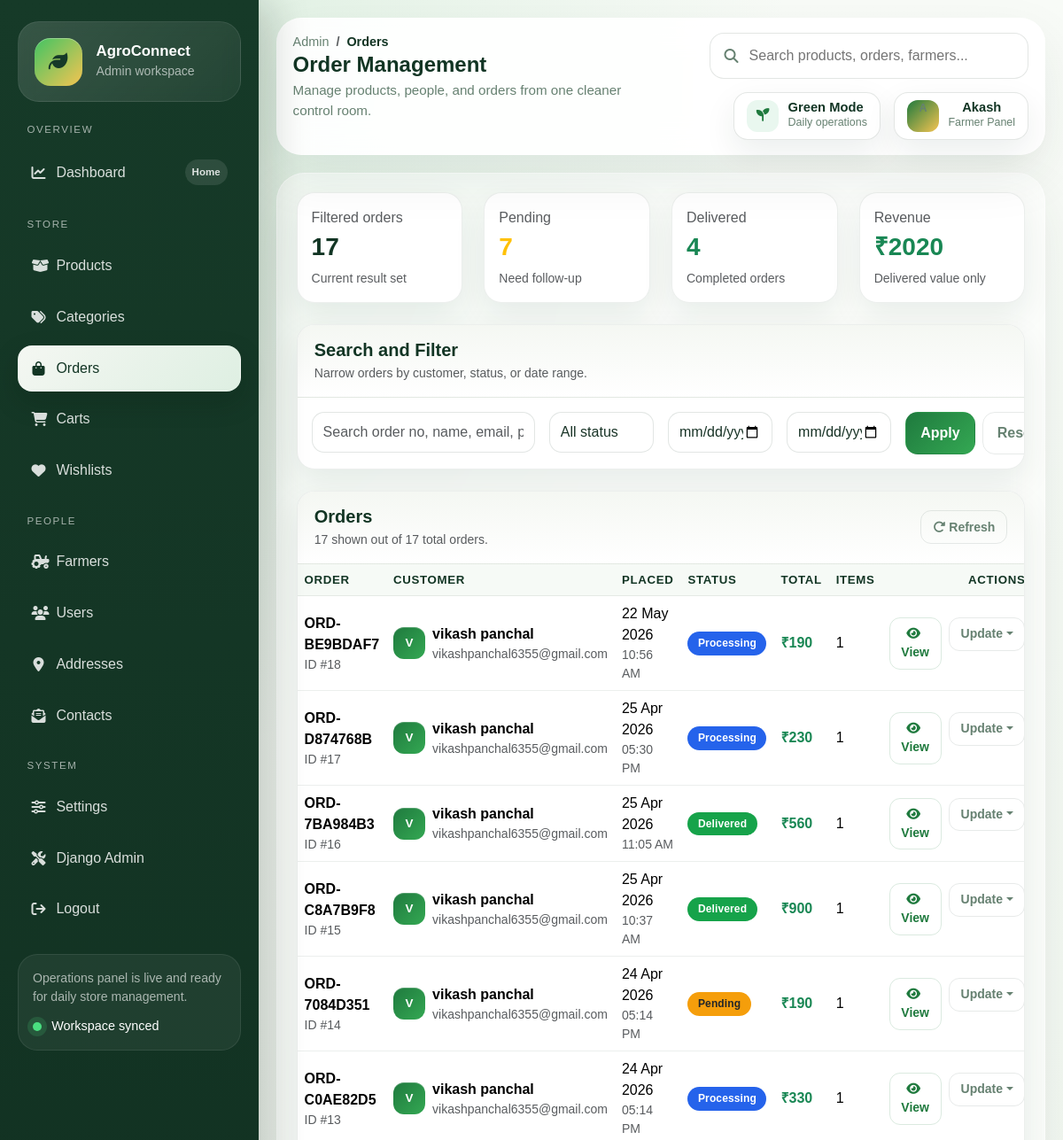
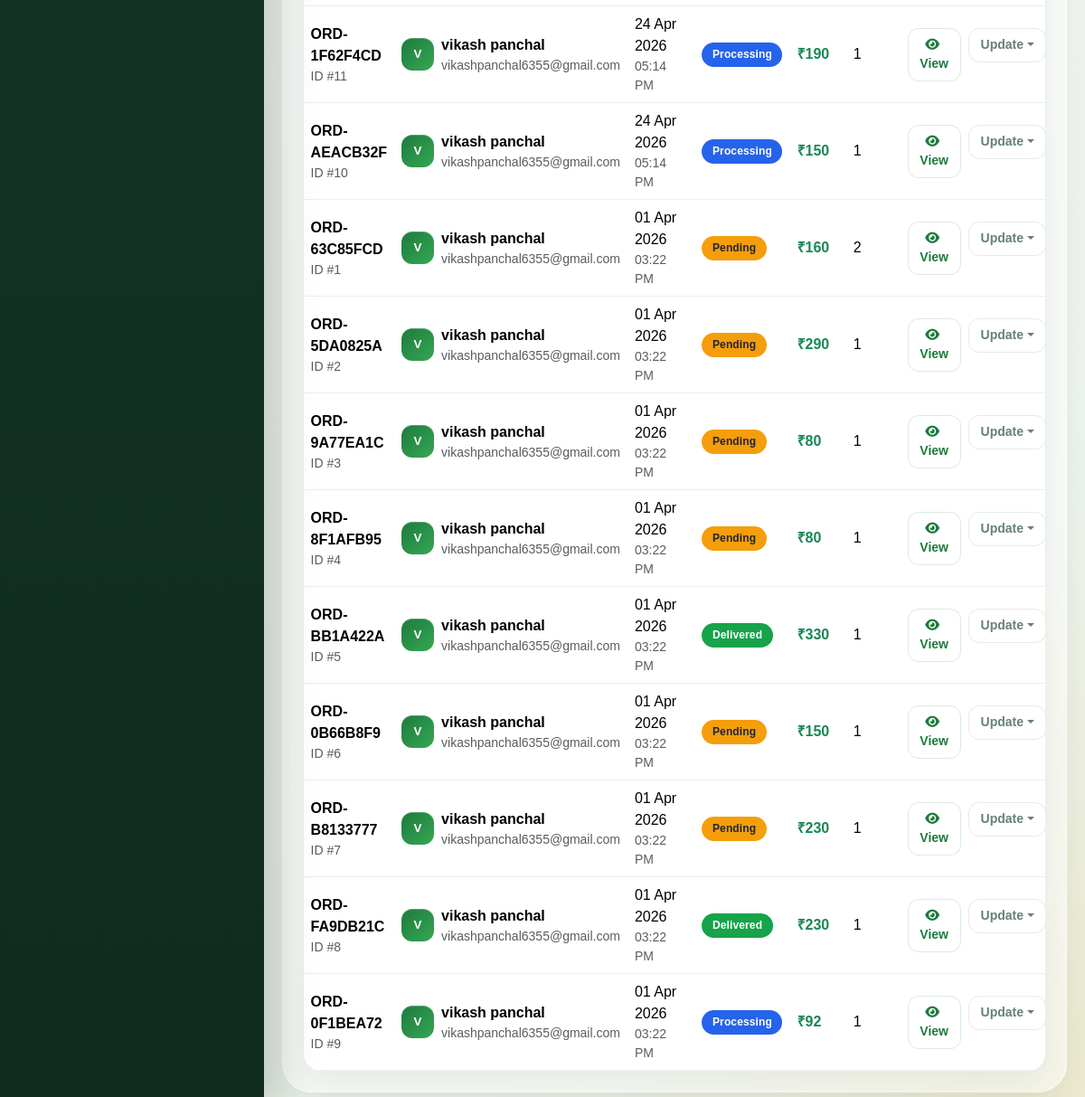
The app's page /myadmin/orders/ (signed in) with its own data (2 pictures, top to bottom).
### myadmin/models.py (models this page shows, shortened)
class Order(models.Model):
    STATUS_CHOICES = [
        ('pending', 'Pending'),
        ('processing', 'Processing'),
        ('shipped', 'Shipped'),
        ('delivered', 'Delivered'),
        ('cancelled', 'Cancelled'),
    ]
    order_number = models.CharField(max_length=50, unique=True)
    user = models.ForeignKey(User, on_delete=models.CASCADE, null=True, blank=True, related_name='orders')
    farmer = models.ForeignKey('Farmer', on_delete=models.SET_NULL, null=True, blank=True, related_name='myadmin_orders')
    session_id = models.CharField(max_length=100, null=True, blank=True)
    first_name = models.CharField(max_length=100)
    last_name = models.CharField(max_length=100)
    email = models.EmailField()
    phone = models.CharField(max_length=20)
    address_line_1 = models.CharField(max_length=255)
    address_line_2 = models.CharField(max_length=255, blank=True, null=True)
    city = models.CharField(max_length=100)
    state = models.CharField(max_length=100)
    postal_code = models.CharField(max_length=20)
    country = models.CharField(max_length=100, default='India')
    status = models.CharField(max_length=20, choices=STATUS_CHOICES, default='pending')
    subtotal = models.DecimalField(max_digits=10, decimal_places=2)
    shipping_cost = models.DecimalField(max_digits=10, decimal_places=2, default=0)
    total = models.DecimalField(max_digits=10, decimal_places=2)
    payment_method = models.CharField(max_length=50, default='cod')
    payment_status = models.CharField(max_length=20, default='pending')
    razorpay_payment_id = models.CharField(max_length=100, null=True, blank=True)
    razorpay_order_id = models.CharField(max_length=100, null=True, blank=True)
    notes = models.TextField(blank=True, null=True)
    created_at = models.DateTimeField(auto_now_add=True)
    updated_at = models.DateTimeField(auto_now=True)
    class Meta:
        ordering = ['-created_at']

### myadmin/views.py (the view, shortened to what this page needs)
# urls.py: path('orders/', protected(views.orders), name='orders'),
def orders(request):
    farmer = None
    farmer_id = request.GET.get('farmer_id')
    search_query = request.GET.get('search', '').strip()
    status_filter = request.GET.get('status', '').strip().lower()
    date_from = request.GET.get('date_from', '').strip()
    date_to = request.GET.get('date_to', '').strip()
    orders = Order.objects.all().order_by('-created_at')
    if farmer and not request.user.is_superuser:
        orders = orders.filter(farmer=farmer)
    elif farmer_id and request.user.is_superuser:
        orders = orders.filter(farmer_id=farmer_id)
    if status_filter:
        orders = orders.filter(status=status_filter)
    if date_from:
        orders = orders.filter(created_at__date__gte=date_from)
    if date_to:
        orders = orders.filter(created_at__date__lte=date_to)
    farmers = Farmer.objects.filter(is_active=True)
    stats_orders = orders
    paginator = Paginator(orders, 25)
    page = request.GET.get('page', 1)
    orders_page = paginator.get_page(page)
    context = {
        'orders': orders_page,
        'farmers': farmers,
        'selected_farmer': farmer_id,
        'search_query': search_query,
        'status_filter': status_filter,
        'date_from': date_from,
        'date_to': date_to,
        'total_orders': stats_orders.count(),
        'pending_orders': stats_orders.filter(status='pending').count(),
        'delivered_orders': stats_orders.filter(status='delivered').count(),
        'processing_orders': stats_orders.filter(status='processing').count(),
        'cancelled_orders': stats_orders.filter(status='cancelled').count(),
        'total_revenue': stats_orders.filter(status='delivered').aggregate(total=Sum('total'))['total'] or 0,
    }
    return render(request, 'myadmin/simple-orders.html', context)

### myadmin/templates/myadmin/simple-orders.html (shortened to what this page needs)
{% extends 'myadmin/base.html' %}
{% load static %}
{% block page_title %}Orders{% endblock %}
{% block page_header %}Order Management{% endblock %}
{% block content %}
<div class="row g-4">
  <div class="col-md-6 col-xl-3"><div class="card h-100"><div class="card-body"><p class="text-muted mb-1">Filtered orders</p><h3 class="mb-2">{{ total_orders }}</h3><div class="small text-muted">Current result set</div></div></div></div>
  <div class="col-md-6 col-xl-3"><div class="card h-100"><div class="card-body"><p class="text-muted mb-1">Pending</p><h3 class="mb-2 text-warning">{{ pending_orders }}</h3><div class="small text-muted">Need follow-up</div></div></div></div>
  <div class="col-md-6 col-xl-3"><div class="card h-100"><div class="card-body"><p class="text-muted mb-1">Delivered</p><h3 class="mb-2 text-success">{{ delivered_orders }}</h3><div class="small text-muted">Completed orders</div></div></div></div>
  <div class="col-md-6 col-xl-3"><div class="card h-100"><div class="card-body"><p class="text-muted mb-1">Revenue</p><h3 class="mb-2 text-success">&#8377;{{ total_revenue|floatformat:0 }}</h3><div class="small text-muted">Delivered value only</div></div></div></div>
  <div class="col-12">
    <div class="card">
      <div class="card-header"><h5 class="mb-1">Search and Filter</h5><p class="text-muted small mb-0">Narrow orders by customer, status, or date range.</p></div>
      <div class="card-body">
        <form method="GET">
          <div class="row g-3">
            <div class="col-lg-4"><input type="text" name="search" class="form-control" placeholder="Search order no, name, email, phone..." value="{{ search_query }}"></div>
            <div class="col-lg-2"><select name="status" class="form-select"><option value="">All status</option></select></div>
            <div class="col-lg-2"><input type="date" name="date_from" class="form-control" value="{{ date_from }}"></div>
            <div class="col-lg-2"><input type="date" name="date_to" class="form-control" value="{{ date_to }}"></div>
            <div class="col-lg-2 d-flex gap-2"><button type="submit" class="btn btn-success flex-fill">Apply</button><a href="{% url 'myadmin:orders' %}" class="btn btn-outline-secondary">Reset</a></div>
          </div>
        </form>
      </div>
    </div>
  </div>
  <div class="col-12">
    <div class="card">
      <div class="card-header d-flex flex-wrap justify-content-between align-items-center gap-3">
        <div><h5 class="mb-1">Orders</h5><p class="text-muted small mb-0">{{ orders|length }} shown out of {{ orders.paginator.count }} total order{{ orders.paginator.count|pluralize }}.</p></div>
        <button class="btn btn-sm btn-outline-secondary" onclick="location.reload()"><i class="fas fa-rotate-right me-1"></i>Refresh</button>
      </div>
      <div class="table-responsive">
        <table class="table table-hover align-middle mb-0">
          <thead><tr><th>Order</th><th>Customer</th><th>Placed</th><th>Status</th><th>Total</th><th>Items</th><th class="text-end">Actions</th></tr></thead>
          <tbody>
            {% for order in orders %}
            <tr>
              <td><div class="fw-semibold">{{ order.order_number }}</div><div class="small text-muted">ID #{{ order.id }}</div></td>
              <td><div class="d-flex align-items-center gap-2"><div class="avatar avatar-sm">{{ order.first_name|slice:":1"|upper }}</div><div><div class="fw-semibold">{{ order.first_name }} {{ order.last_name }}</div><div class="small text-muted">{{ order.email }}</div></div></div></td>
              <td><div>{{ order.created_at|date:"d M Y" }}</div><div class="small text-muted">{{ order.created_at|time:"h:i A" }}</div></td>
              <td>{% if order.status == 'delivered' %}<span class="badge bg-success">{{ order.status|title }}</span>{% elif order.status == 'pending' %}<span class="badge bg-warning text-dark">{{ order.status|title }}</span>{% elif order.status == 'cancelled' %}<span class="badge bg-danger">{{ order.status|title }}</span>{% else %}<span class="badge bg-info">{{ order.status|title }}</span>{% endif %}</td>
              <td class="fw-semibold text-success">&#8377;{{ order.total|floatformat:0 }}</td>
              <td>{{ order.items.count }}</td>
              <td class="text-end"><div class="d-inline-flex gap-2"><a href="{% url 'myadmin:view_receipt_page' order.id %}" class="btn btn-sm btn-outline-primary"><i class="fas fa-eye me-1"></i>View</a><div class="dropdown"><button class="btn btn-sm btn-outline-secondary dropdown-toggle" data-bs-toggle="dropdown">Update</button></div></div></td>
            </tr>
            {% empty %}<tr><td colspan="7" class="text-center py-5 text-muted">No orders match the current filters.</td></tr>{% endfor %}
          </tbody>
        </table>
      </div>
    </div>
  </div>
</div>
{% endblock %}

### myadmin/templates/myadmin/base.html (shortened to what this page needs)
{% load static %}
<!DOCTYPE html>
<html lang="en">
<head>
  <link href="https://cdn.jsdelivr.net/npm/bootstrap@5.3.3/dist/css/bootstrap.min.css" rel="stylesheet">
  <link href="https://cdnjs.cloudflare.com/ajax/libs/font-awesome/6.5.1/css/all.min.css" rel="stylesheet">
</head>
<body>
  {% with url_name=request.resolver_match.url_name %}
  <div class="admin-shell">
    <aside class="sidebar" id="sidebar">
      <div class="brand-panel">
        <div class="d-flex align-items-center gap-3">
          <div class="brand-mark">
            <i class="fas fa-leaf"></i>
          </div>
          <div>
            <h1 class="brand-title">AgroConnect</h1>
            <p class="brand-subtitle">Admin workspace</p>
          </div>
        </div>
      </div>
      <span class="nav-section-label">Overview</span>
      <nav class="sidebar-nav">
        <a href="{% url 'myadmin:dashboard' %}" class="nav-link {% if url_name == 'dashboard' %}active{% endif %}">
          <span class="nav-link-main"><i class="fas fa-chart-line"></i><span>Dashboard</span></span>
          <span class="nav-pill">Home</span>
        </a>
      </nav>
      <span class="nav-section-label">Store</span>
      <nav class="sidebar-nav">
        <a href="{% url 'myadmin:products' %}" class="nav-link {% if url_name == 'products' or url_name == 'add_product' or url_name == 'edit_product' or url_name == 'update_product' %}active{% endif %}">
          <span class="nav-link-main"><i class="fas fa-box-open"></i><span>Products</span></span>
        </a>
        <a href="{% url 'myadmin:categories' %}" class="nav-link {% if url_name == 'categories' or url_name == 'add_category' or url_name == 'edit_category' %}active{% endif %}">
          <span class="nav-link-main"><i class="fas fa-tags"></i><span>Categories</span></span>
        </a>
        <a href="{% url 'myadmin:orders' %}" class="nav-link {% if url_name == 'orders' or url_name == 'update_order_status' or url_name == 'view_receipt_page' %}active{% endif %}">
          <span class="nav-link-main"><i class="fas fa-bag-shopping"></i><span>Orders</span></span>
        </a>
        <a href="{% url 'myadmin:carts' %}" class="nav-link {% if url_name == 'carts' %}active{% endif %}">
          <span class="nav-link-main"><i class="fas fa-cart-shopping"></i><span>Carts</span></span>
        </a>
        <a href="{% url 'myadmin:wishlists' %}" class="nav-link {% if url_name == 'wishlists' %}active{% endif %}">
          <span class="nav-link-main"><i class="fas fa-heart"></i><span>Wishlists</span></span>
        </a>
      </nav>
      <span class="nav-section-label">People</span>
      <nav class="sidebar-nav">
        <a href="{% url 'myadmin:farmers' %}" class="nav-link {% if url_name == 'farmers' or url_name == 'add_farmer' or url_name == 'edit_farmer' %}active{% endif %}">
          <span class="nav-link-main"><i class="fas fa-tractor"></i><span>Farmers</span></span>
        </a>
        <a href="{% url 'myadmin:users' %}" class="nav-link {% if url_name == 'users' or url_name == 'edit_user' %}active{% endif %}">
          <span class="nav-link-main"><i class="fas fa-users"></i><span>Users</span></span>
        </a>
        <a href="{% url 'myadmin:addresses' %}" class="nav-link {% if url_name == 'addresses' %}active{% endif %}">
          <span class="nav-link-main"><i class="fas fa-location-dot"></i><span>Addresses</span></span>
        </a>
        <a href="{% url 'myadmin:contacts' %}" class="nav-link {% if url_name == 'contacts' %}active{% endif %}">
          <span class="nav-link-main"><i class="fas fa-envelope-open-text"></i><span>Contacts</span></span>
        </a>
      </nav>
      <span class="nav-section-label">System</span>
      <nav class="sidebar-nav">
        <a href="{% url 'myadmin:settings' %}" class="nav-link {% if url_name == 'settings' %}active{% endif %}">
          <span class="nav-link-main"><i class="fas fa-sliders"></i><span>Settings</span></span>
        </a>
        <a href="/admin/" class="nav-link" target="_blank" rel="noopener noreferrer">
          <span class="nav-link-main"><i class="fas fa-screwdriver-wrench"></i><span>Django Admin</span></span>
        </a>
        <a href="{% url 'myadmin:logout' %}" class="nav-link">
          <span class="nav-link-main"><i class="fas fa-arrow-right-from-bracket"></i><span>Logout</span></span>
        </a>
      </nav>
      <div class="sidebar-footer">
        <p class="sidebar-note">Operations panel is live and ready for daily store management.</p>
        <div class="sidebar-helper">
          <span class="helper-dot"></span>
          <span>Workspace synced</span>
        </div>
      </div>
    </aside>
    <main class="main-pane">
      <div class="topbar">
        <div class="topbar-left">
          <div class="topbar-title-group">
            <nav aria-label="breadcrumb">
              <ol class="breadcrumb mb-0">
                <li class="breadcrumb-item"><a href="{% url 'myadmin:dashboard' %}">Admin</a></li>
                <li class="breadcrumb-item active" aria-current="page">{% block page_title %}Dashboard{% endblock %}</li>
              </ol>
            </nav>
            <h2 class="page-header-title">{% block page_header %}Dashboard{% endblock %}</h2>
            <p class="page-header-copy">Manage products, people, and orders from one cleaner control room.</p>
          </div>
        </div>
        <div class="topbar-right">
          <div class="search-shell">
            <i class="fas fa-search"></i>
            <input type="search" placeholder="Search products, orders, farmers...">
          </div>
          <div class="topbar-chip">
            <span class="chip-icon"><i class="fas fa-seedling"></i></span>
            <span class="chip-text">
              <strong>Green Mode</strong>
              <span>Daily operations</span>
            </span>
          </div>
          <div class="dropdown">
            <button class="user-chip dropdown-toggle" type="button" data-bs-toggle="dropdown" aria-expanded="false">
            <span class="chip-avatar">{{ request.user.username|default:"A"|slice:":1"|upper }}</span>
            <span class="user-chip-copy">
              <strong>{% if request.user.get_full_name %}{{ request.user.get_full_name }}{% else %}{{ request.user.username }}{% endif %}</strong>
              <span>{% if request.user.is_superuser %}Farmer / Superuser{% else %}Farmer Panel{% endif %}</span>
            </span>
            </button>
          </div>
        </div>
      </div>
      <div class="content-frame">
        {% block content %}{% endblock %}
      </div>
    </main>
  </div>
  {% endwith %}
</body>
</html>

### records on screen
Order: order_number "ORD-BE9BDAF7", id "18", first_name "V", first_name "vikash", last_name "panchal", email "vikashpanchal6355@gmail.com", created_at "22 May 2026", created_at "10:56 AM", status "Processing", total "190", items.count "1"
Order: order_number "ORD-D874768B", id "17", first_name "V", first_name "vikash", last_name "panchal", email "vikashpanchal6355@gmail.com", created_at "25 Apr 2026", created_at "05:30 PM", status "Processing", total "230", items.count "1"
Order: order_number "ORD-7BA984B3", id "16", first_name "V", first_name "vikash", last_name "panchal", email "vikashpanchal6355@gmail.com", created_at "25 Apr 2026", created_at "11:05 AM", status "Delivered", total "560", items.count "1"
Order: order_number "ORD-C8A7B9F8", id "15", first_name "V", first_name "vikash", last_name "panchal", email "vikashpanchal6355@gmail.com", created_at "25 Apr 2026", created_at "10:37 AM", status "Delivered", total "900", items.count "1"
Order: order_number "ORD-7084D351", id "14", first_name "V", first_name "vikash", last_name "panchal", email "vikashpanchal6355@gmail.com", created_at "24 Apr 2026", created_at "05:14 PM", status "Pending", total "190", items.count "1"
Order: order_number "ORD-C0AE82D5", id "13", first_name "V", first_name "vikash", last_name "panchal", email "vikashpanchal6355@gmail.com", created_at "24 Apr 2026", created_at "05:14 PM", status "Processing", total "330", items.count "1"
Order: order_number "ORD-1F62F4CD", id "11", first_name "V", first_name "vikash", last_name "panchal", email "vikashpanchal6355@gmail.com", created_at "24 Apr 2026", created_at "05:14 PM", status "Processing", total "190", items.count "1"
Order: order_number "ORD-AEACB32F", id "10", first_name "V", first_name "vikash", last_name "panchal", email "vikashpanchal6355@gmail.com", created_at "24 Apr 2026", created_at "05:14 PM", status "Processing", total "150", items.count "1"
Order: order_number "ORD-63C85FCD", id "1", first_name "V", first_name "vikash", last_name "panchal", email "vikashpanchal6355@gmail.com", created_at "01 Apr 2026", created_at "03:22 PM", status "Pending", total "160", items.count "2"
Order: order_number "ORD-5DA0825A", id "2", first_name "V", first_name "vikash", last_name "panchal", email "vikashpanchal6355@gmail.com", created_at "01 Apr 2026", created_at "03:22 PM", status "Pending", total "290", items.count "1"
Order: order_number "ORD-9A77EA1C", id "3", first_name "V", first_name "vikash", last_name "panchal", email "vikashpanchal6355@gmail.com", created_at "01 Apr 2026", created_at "03:22 PM", status "Pending", total "80", items.count "1"
Order: order_number "ORD-8F1AFB95", id "4", first_name "V", first_name "vikash", last_name "panchal", email "vikashpanchal6355@gmail.com", created_at "01 Apr 2026", created_at "03:22 PM", status "Pending", total "80", items.count "1"
Order: order_number "ORD-BB1A422A", id "5", first_name "V", first_name "vikash", last_name "panchal", email "vikashpanchal6355@gmail.com", created_at "01 Apr 2026", created_at "03:22 PM", status "Delivered", total "330", items.count "1"
Order: order_number "ORD-0B66B8F9", id "6", first_name "V", first_name "vikash", last_name "panchal", email "vikashpanchal6355@gmail.com", created_at "01 Apr 2026", created_at "03:22 PM", status "Pending", total "150", items.count "1"
Order: order_number "ORD-B8133777", id "7", first_name "V", first_name "vikash", last_name "panchal", email "vikashpanchal6355@gmail.com", created_at "01 Apr 2026", created_at "03:22 PM", status "Pending", total "230", items.count "1"
Order: order_number "ORD-FA9DB21C", id "8", first_name "V", first_name "vikash", last_name "panchal", email "vikashpanchal6355@gmail.com", created_at "01 Apr 2026", created_at "03:22 PM", status "Delivered", total "230", items.count "1"
Order: order_number "ORD-0F1BEA72", id "9", first_name "V", first_name "vikash", last_name "panchal", email "vikashpanchal6355@gmail.com", created_at "01 Apr 2026", created_at "03:22 PM", status "Processing", total "92", items.count "1"

### other values on screen
{{ request.user.username|default:"A"|slice:":1"|upper }} "A"
{{ request.user.username }} "Akash"
{{ total_orders }} "17"
{{ pending_orders }} "7"
{{ delivered_orders }} "4"
{{ total_revenue|floatformat:0 }} "2020"
{{ orders|length }} "17"
{{ orders.paginator.count }} "17"
